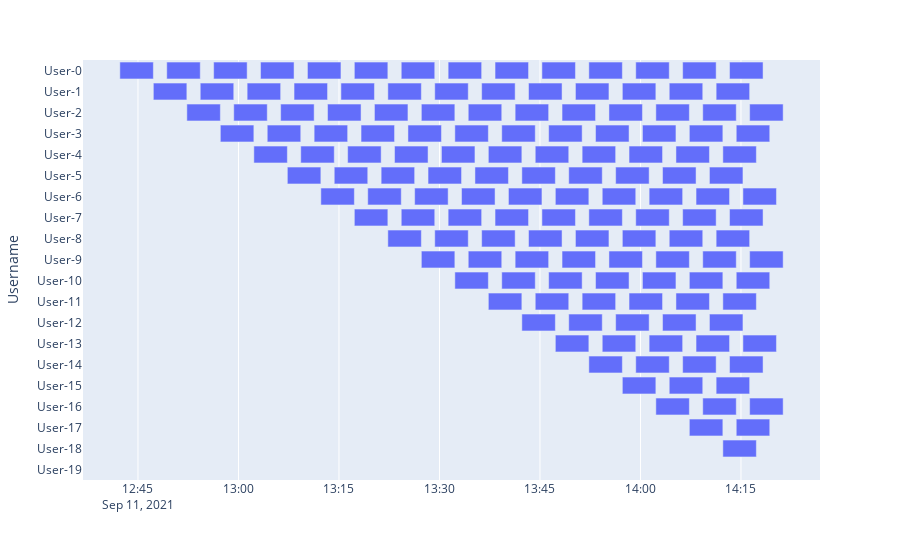

Notebook code for this chart:
### Code cell
fig = px.timeline(df_users, x_start="Start", x_end="Finish", y="Username")
fig.update_yaxes(autorange="reversed") # otherwise tasks are listed from the bottom up
fig.show()

### Figure 1 — Plotly figure (JSON) as saved in the notebook; plotly's stock layout.template omitted (floating-point values rounded to 4 significant figures; data arrays with more than 128 entries replaced by an {"elided": "..."} marker saying what was removed)
{"data": [{"alignmentgroup": "True", "base": {"elided": "159 str values"}, "hovertemplate": "Start=%{base}<br>Finish=%{x}<br>Username=%{y}<extra></extra>", "legendgroup": "", "marker": {"color": "#636efa"}, "name": "", "offsetgroup": "", "orientation": "h", "showlegend": false, "textposition": "auto", "type": "bar", "x": {"elided": "159 int values"}, "xaxis": "x", "y": {"elided": "159 str values"}, "yaxis": "y"}], "layout": {"barmode": "overlay", "legend": {"tracegroupgap": 0}, "margin": {"t": 60}, "xaxis": {"anchor": "y", "domain": [0, 1], "type": "date"}, "yaxis": {"anchor": "x", "autorange": "reversed", "domain": [0, 1], "title": {"text": "Username"}}}}
